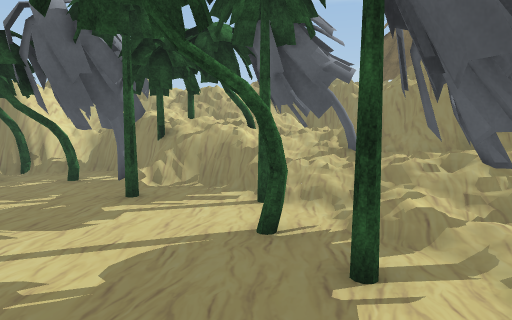
View 1 (above)

16 first-person views from a walk through a 3-D level made in the Unity game engine. The camera is 1.5 m above the floor, tilts 6° down and sees 75° across. The floor is counted in squares, 1 m on a side. Each view is taken from the middle of a square. On the plan, view 1 faces up. The plan holds only what a view shows up to about 15 squares ahead; the rest is blank. The place goes on beyond the plan. The player character is not drawn. Some surface patterns are stand-ins.

View 2
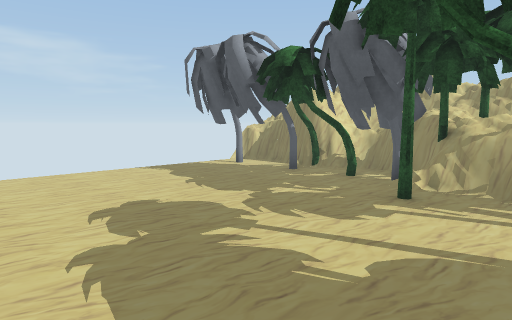

View 3
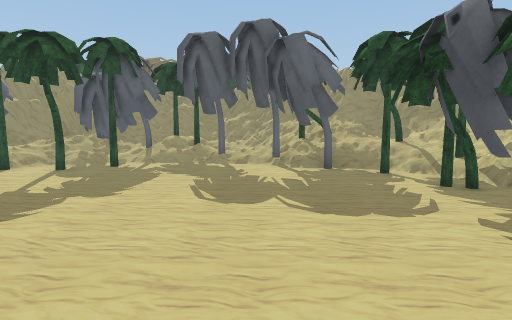

View 4
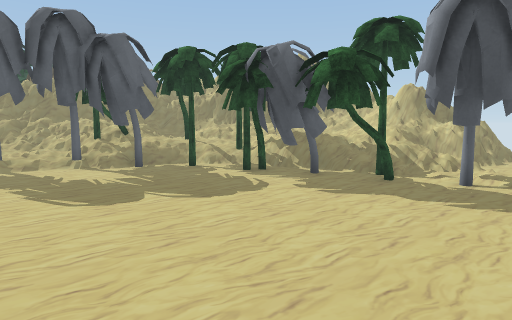

View 5
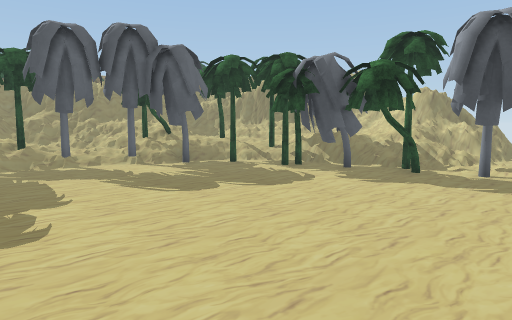

View 6
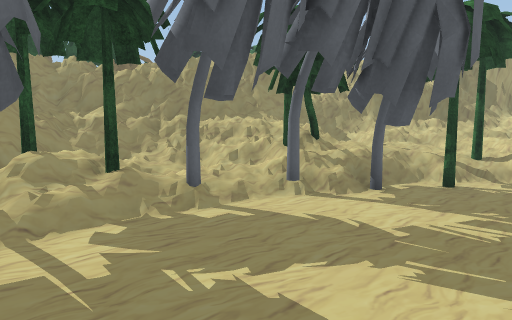

View 7
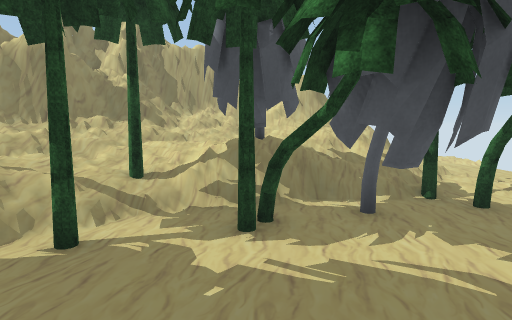

View 8
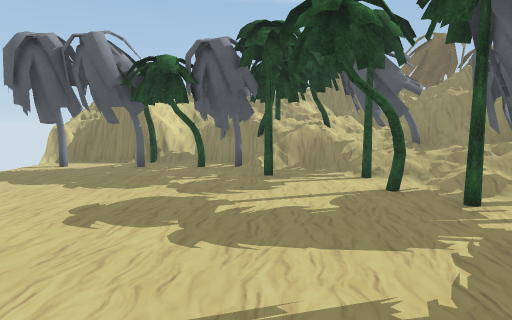

View 9
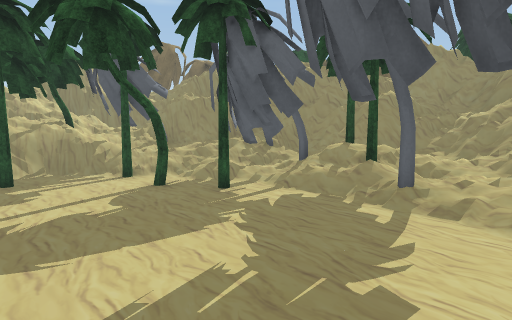

View 10
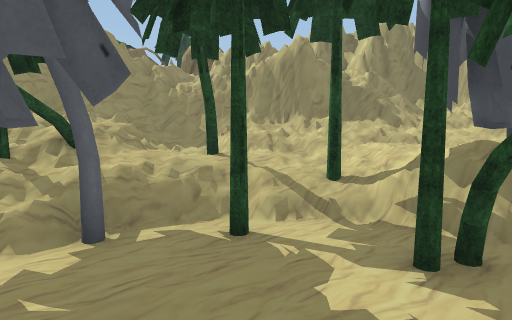

View 11
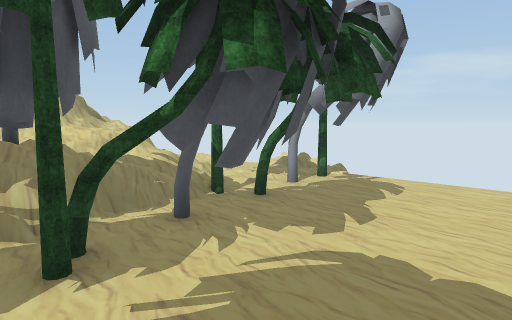

View 12
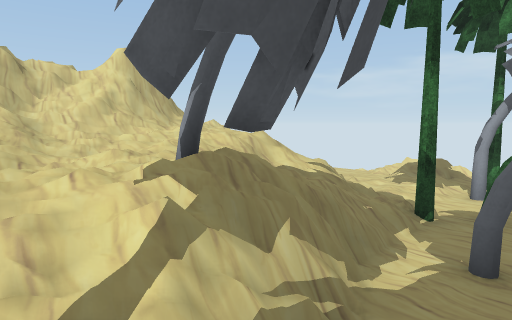

View 13
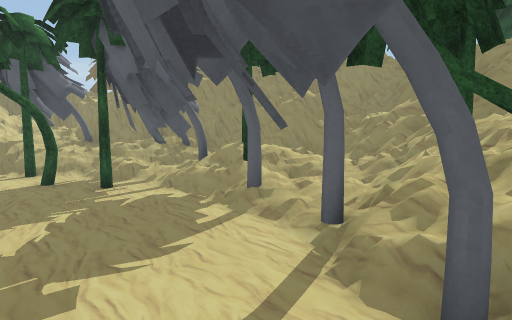

View 14
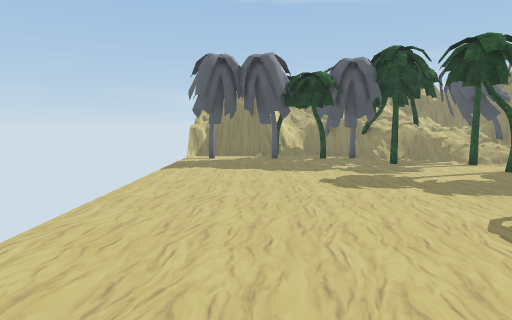

View 15
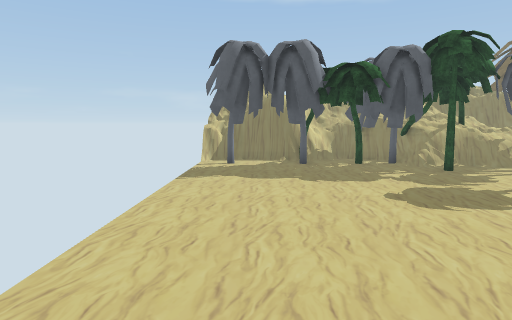

View 16
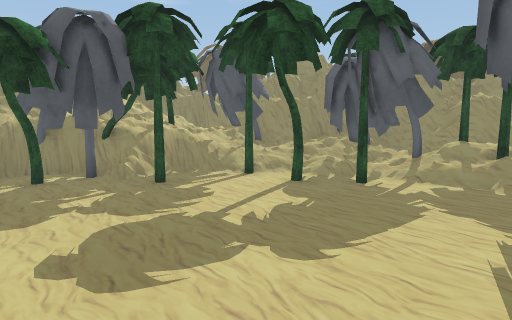

### Floor plan
Key: @ floor where view 1 was taken; # wall or solid block; . main floor; : floor 0.25 m higher than the main floor; + floor 0.5 m higher than the main floor; * floor 0.75 m higher than the main floor; % floor 1 m higher than the main floor; & floor 1.25 m higher than the main floor; / step, stairs or slope; = window, fence, low wall or low ledge; ^ raised ledge; T tree; H thing the floor can be seen under or through.
Columns run from 11 left of view 1 to 8 right of it. Each row starts with its distance up from view 1.
 12     ###
 11 #####=##
 10 =..#T.######
  9 .H..H.T##=##
  8 .H HH.T##.=##
  7 .    .. T..###
  6 ...........T.# ###
  5 ...........T.# #=#
  4 .............###=#
  3 ............T###=##
  2 .............##T+###
  1 ..............#=*=##
  0 ...........@//T//#=^
 -1 ...........  #///=^^
 -2 ...........  ////=##
 -3 .......... ###//#=##
 -4 ..........###TT===#
 -5 ............=##==##
 -6 .....##T..T/=%#==##
 -7 . #.T###T../TT==##
 -8 ###.T#####T**T*=##
 -9 #T#.T#=##^***==###
-10  /..:+=###=%&&###
-11 :...==##%%%%=###
-12 ...:=#&&%%%&##
-13 ... =####&####
-14 /..=########
-15 /..=########
-16   .###  ###
-17    ##

Where each view was taken, in squares from view 1:
view 1: 0 up, 0 right, facing up
view 2: 0 up, 0 right, facing up-left
view 3: 2 down, 11 left, facing right
view 4: 1 up, 11 left, facing down-right
view 5: 3 up, 11 left, facing down-right
view 6: 3 up, 3 left, facing down-right
view 7: 2 down, 3 left, facing down
view 8: 3 down, 3 left, facing up
view 9: 3 down, 4 left, facing up-right
view 10: 3 down, 4 left, facing down-right
view 11: 3 down, 2 left, facing down-left
view 12: 7 down, 1 left, facing down-left
view 13: 5 down, 2 left, facing up-right
view 14: 6 down, 8 left, facing up
view 15: 4 down, 9 left, facing up
view 16: 1 down, 7 left, facing up-right
